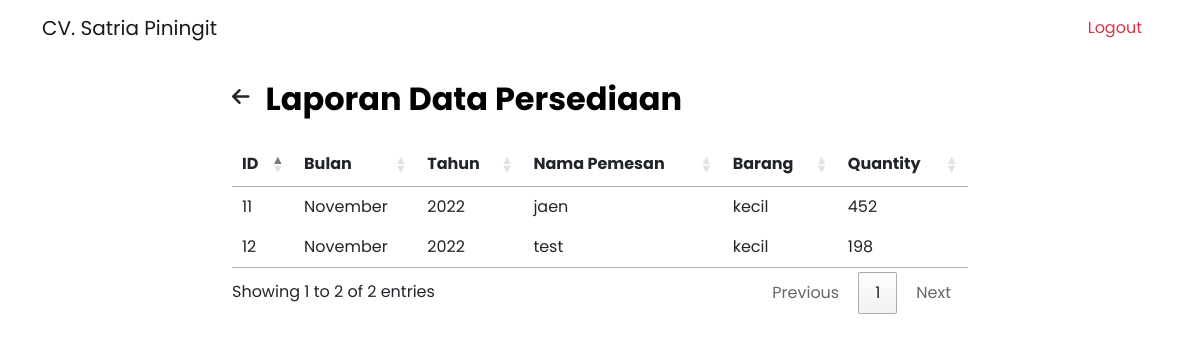
/laporan-persediaan.php (signed in), run on the app's committed database.
### tables this page shows
CREATE TABLE `persediaan` (
  `id` int(11) NOT NULL,
  `bulan` enum('Januari','Februari','Maret','April','Mei','Juni','Juli','Agustus','September','Oktober','November','Desember') NOT NULL,
  `tahun` enum('2020','2021','2022','2023','2024') NOT NULL,
  `nama_pemesan` varchar(255) NOT NULL,
  `produk` varchar(255) NOT NULL,
  `jumlah` int(255) NOT NULL
);

### laporan-persediaan.php (the view, shortened to what this page needs)
<!DOCTYPE html>
<html lang="en" dir="ltr">
  <head>
    <link rel="stylesheet" type="text/css" href="https://cdn.datatables.net/1.12.1/css/jquery.dataTables.min.css">
    <link rel="stylesheet" href="https://cdn.datatables.net/buttons/2.2.3/css/buttons.dataTables.min.css">
    <link rel="stylesheet" href="css/bootstrap.css">
    <link rel="stylesheet" href="css/style.css">
    <link href="https://cdnjs.cloudflare.com/ajax/libs/font-awesome/6.0.0/css/all.min.css" rel="stylesheet">
  </head>
  <body>
    <?php
  		require_once('connection.php');
  		$sql = "SELECT * FROM persediaan";
  		$result = mysqli_query($conn, $sql);
  	?>
    <nav class="navbar navbar-expand-lg navbar-light">
       <div class="container">
         <p class="navbar-brand mx-auto mb-0">CV. Satria Piningit</p>
         <div class="collapse navbar-collapse" id="navbarNavAltMarkup">
           <div class="navbar-nav ms-auto">
             <a class="nav-link text-danger mx-2" href="logout.php">Logout</a>
           </div>
         </div>
       </div>
     </nav>
     <div class="container">
       <div class="row">
         <div class="col-xxl-2 col-xl-2 col-lg-2 d-sm-none d-md-none d-lg-block"></div>
         <div class="col-xxl-8 col-xl-8 col-lg-8 col-md-12 col-12">
           <div class="d-flex">
             <a href="laporan.php" class="my-auto text-dark"><i class="fa-solid fa-arrow-left fs-20 me-3"></i></a>
             <h2 class="header-title mt-4 mb-4">Laporan Data Persediaan</h2>
           </div>
           <div class="table-data">
     				<div class="order">
     					<table id="table">
     						<thead>
     							<tr>
     								<th>ID</th>
                    <th>Bulan</th>
                    <th>Tahun</th>
     								<th>Nama Pemesan</th>
                    <th>Barang</th>
                    <th>Quantity</th>
     							</tr>
     						</thead>
     						<tbody>
                  <?php while($persediaan = mysqli_fetch_assoc($result)) { ?>
                    <tr>
                      <td><?php echo $persediaan['id']; ?></td>
                      <td><?php echo $persediaan['bulan']; ?></td>
                      <td><?php echo $persediaan['tahun']; ?></td>
    									<td><?php echo $persediaan['nama_pemesan']; ?></td>
    									<td><?php echo $persediaan['produk']; ?></td>
    									<td><?php echo $persediaan['jumlah']; ?></td>
    								</tr>
                    <?php } ?>
     						</tbody>
     					</table>
     				</div>
     			</div>
         </div>
       </div>
     </div>
  </body>
</html>

### css/style.css (style rules this page uses)
* { font-family: 'Poppins', sans-serif; }
a { text-decoration: none; }
.fs-20 { font-size: 20px !important; }
.header-title { color: black; margin-top: 0px; font-weight: 700; text-align: center; }

### data on the page
persediaan: id "11", bulan "November", tahun "2022", nama_pemesan "jaen", produk "kecil", jumlah "452"
persediaan: id "12", bulan "November", tahun "2022", nama_pemesan "test", produk "kecil", jumlah "198"
